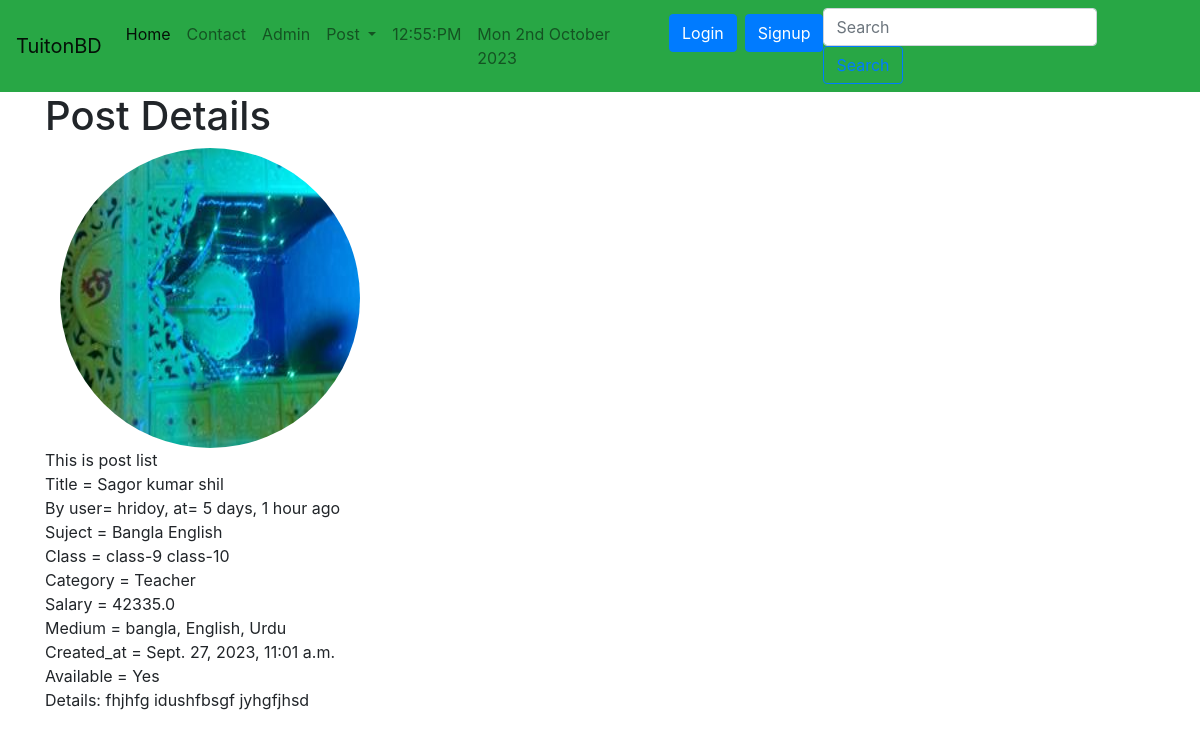
/tuition_App/postdetail/33/, run on an earlier commit of the app's database.
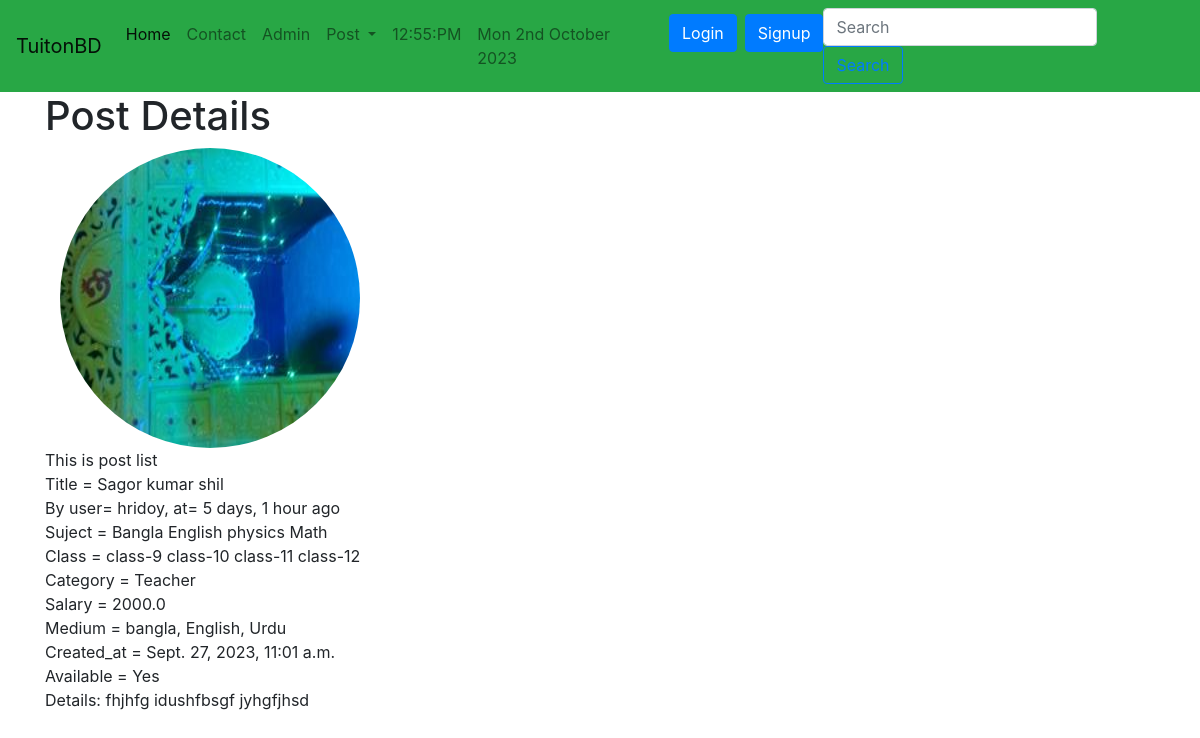
And on a later commit of the database.
### tuition_App/models.py (models this page shows, shortened)
class Post(models.Model):
    CATEGORY = (
        ("Teacher", "Teacher"),
        ("Student", "Student"),
    )
    MEDIUM = (
        ("bangla", "bangla"),
        ("English", "English"),
        ("Urdu", "Urdu"),
        ("Hindi", "Hindi"),
        ("Arabic", "Arabic"),
    )
    user = models.ForeignKey(User, on_delete=models.CASCADE, blank=True, null=True)
    id = models.AutoField(primary_key=True)
    title = models.CharField(max_length=101)
    slug = models.CharField(max_length=100, default=title)
    email = models.EmailField()
    salary = models.FloatField()
    details = models.TextField()
    available = models.BooleanField()
    category = models.CharField(max_length=100, choices=CATEGORY)
    created_at = models.DateTimeField(default=now)
    image = models.ImageField(default="default.jpg", upload_to="tuition/images")
    medium = MultiSelectField(
        max_length=100, max_choices=5, choices=MEDIUM, default="bangla"
    )
    subject = models.ManyToManyField(Subject, related_name="subject_set")
    class_in = models.ManyToManyField(Class_in, related_name="class_set")

class Subject(models.Model):
    name = models.CharField(max_length=100)

class Class_in(models.Model):
    name = models.CharField(max_length=100)

### tuition_App/views.py (the view)
# urls.py: path("postdetail/<int:pk>/", PostDetailView.as_view(), name="postdetail"),
class PostDetailView(DetailView):
    model = Post
    template_name = "tuition/postdetail.html"
    def get_context_data(self, *args, **kwargs):
        context = super().get_context_data(*args, **kwargs)
        context["post"] = context.get("object")
        context["msg"] = "This is post list"
        return context

### templates/tuition/postdetail.html (shortened to what this page needs)
{% extends 'basic.html' %}
{% block body %}
{% load humanize %}
<div class="container">
    <h1>Post Details</h1>
    <div class="col-md-6">
        <img src="{{object.image.url}}" style="width: 300px; height: 300px;" class="rounded-circle img-thumbnailt">
    </div>
    {{msg}} <br>
    Title = {{object.title}} <br>
    By user= {{object.user.username}}, at= {{object.created_at| naturaltime}}
    <br>
    Suject = {% for s in object.subject.all %}
    {{ s.name }}
    {% endfor %}<br>
    Class = {% for s in object.class_in.all %}
    {{ s.name }}
    {% endfor %}<br>
    Category = {{object.category}}<br>
    Salary = {{object.salary}}<br>
    Medium = {{object.medium}}<br>
    Created_at = {{object.created_at}}<br>
    Available = {% if object.available %} Yes {% else %} No {% endif %}<br>
    <p>Details: {{object.details}}</p>
</div>
{% endblock body %}

### templates/basic.html (shortened to what this page needs)
<!doctype html>
<html lang="en">
<head>
    <link rel="stylesheet" href="https://cdn.jsdelivr.net/npm/bootstrap@4.5.3/dist/css/bootstrap.min.css"
>
</head>
<body>
    <nav class="navbar navbar-expand-lg navbar-light bg-success">
        <a class="navbar-brand" href="/">TuitonBD </a>
        <div class="collapse navbar-collapse" id="navbarSupportedContent">
            <ul class="navbar-nav mr-auto">
                <li class="nav-item active">
                    <a class="nav-link" href="{% url 'homeview' %}">Home <span class="sr-only">(current)</span></a>
                </li>
                <li class="nav-item">
                    <a class="nav-link" href="/tuition_App/contact/">Contact</a>
                </li>
                <li class="nav-item">
                    <a class="nav-link" href="/admin/">Admin</a>
                </li>
                <li class="nav-item dropdown">
                    <a class="nav-link dropdown-toggle" href="#" id="navbarDropdown" role="button"
                        data-toggle="dropdown" aria-haspopup="true" aria-expanded="false">
                        Post
                    </a>
                </li>
                <li class="nav-item">
                    <a class="nav-link" href="">{% now 'h:i:A' %}</a>
                </li>
                <li class="nav-item">
                    <a class="nav-link" href="">{% now "D jS F Y" %}</a>
                </li>
                {% if user.is_authenticated %}
                <li class="nav-item dropdown">
                    <a class="nav-link dropdown-toggle" href="#" id="navbarDropdown" role="button"
                        data-toggle="dropdown" aria-haspopup="true" aria-expanded="false">
                        {{user.username}}
                    </a>
                    <div class="dropdown-menu" aria-labelledby="navbarDropdown">
                        <a class="dropdown-item" href="session/logout/">Logout</a>
                        <a class="dropdown-item" href="/session/password/">Change Password</a>
                    </div>
                </li>
                {% else %}
                <li class="nav-item">
                    <a class="btn btn-primary ml-2" href="session/login/">Login</a>
                </li>
                <li class="nav-item">
                    <a class="btn btn-primary ml-2" href="/session/signup/">Signup</a>
                </li>
                {% endif %}
            </ul>
            <form method="post" action="/tuition_App/search/" class="form-inline my-2 my-lg-0">
                <input class="form-control mr-sm-2" type="search" placeholder="Search" name="search"
                    aria-label="Search" />
                <button class="btn btn-outline-primary my-2 my-sm-0" type="submit">
                </button>
            </form>
        </div>
    </nav>
    {% block body %}
    {% endblock body %}
</body>
</html>

What changed in the data, as far as the page shows it:
changed Post "Sagor kumar shil": salary "42335.0" → "2000.0"
now on this page (row unchanged): Subject: name "physics"
added Subject: name "Math"
added Class_in: name "class-11"
added Class_in: name "class-12"
